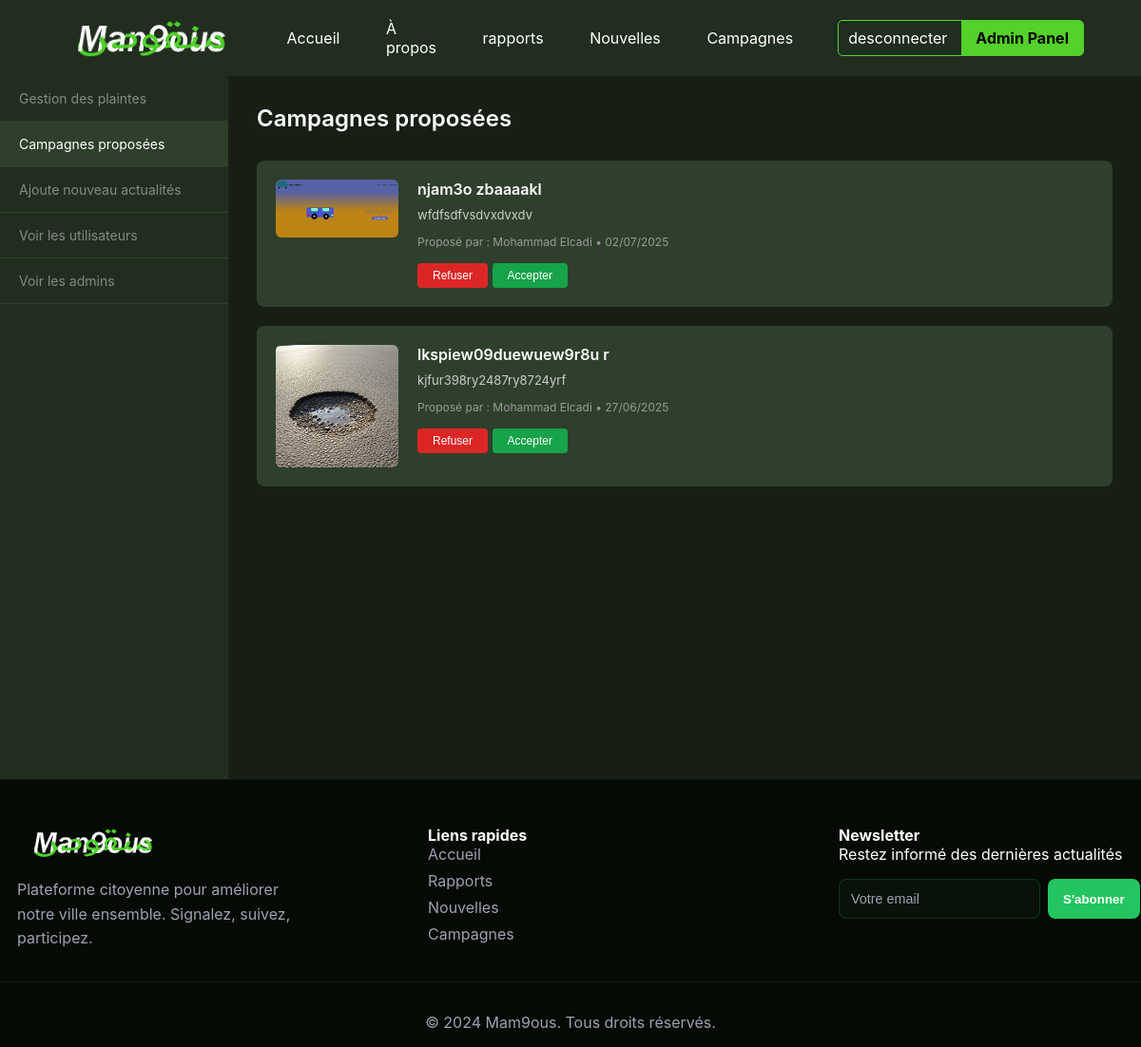
The app's page /admin/activiteProposées.php (signed in) with its own data.
### tables this page shows
CREATE TABLE `activity` (
  `activite_id` int(11) NOT NULL,
  `title` varchar(255) NOT NULL,
  `description` varchar(255) NOT NULL,
  `event_date` date NOT NULL,
  `activity_status` varchar(50) NOT NULL,
  `activity_photo` varchar(255) NOT NULL,
  `activity_location_` varchar(255) NOT NULL,
  `activity_category` varchar(255) NOT NULL,
  `commune_id` int(11) NOT NULL,
  `user_id` int(11) DEFAULT NULL,
  `admin_id` int(11) DEFAULT NULL
);

CREATE TABLE `users` (
  `user_id` int(11) NOT NULL,
  `first_name` varchar(255) NOT NULL,
  `last_name` varchar(255) NOT NULL,
  `email` varchar(255) NOT NULL,
  `phone_number` varchar(200) NOT NULL,
  `password` varchar(255) NOT NULL,
  `CNI_number` varchar(50) NOT NULL,
  `address_` varchar(255) NOT NULL,
  `commune_id` int(11) NOT NULL
);

### admin/scriptPhp/script_activiteProposées.php (called while the page is built, shortened)
<?php
include("../confige/DbConnect.php");
$sql = "SELECT a.*, u.first_name, u.last_name
        FROM activity a
        JOIN users u ON a.user_id = u.user_id
        WHERE a.activity_status = 'en attente'
        ORDER BY a.event_date DESC";
$stmt = $pdo->prepare($sql);
$stmt->execute();
$activities = $stmt->fetchAll(PDO::FETCH_ASSOC);

### admin/activiteProposées.php (the view, shortened to what this page needs)
<?php
include("scriptPHP/script_activiteProposées.php");
?>
<!DOCTYPE html>
<html lang="fr">
<head>
  <link rel="stylesheet" href="style/activiteProposées.css">
</head>
<body>
  <?php
  include("../includs/header.php");
  ?>
  <div class="main-layout">
    <?php
    include("../includs/slider.php");
    ?>
    <main class="content">
      <div class="content-header">
        <h1 class="content-title">Campagnes proposées</h1>
      </div>
      <div class="campaigns-grid">
        <?php foreach ($activities as $activity):
          ?>
          <div class="campaign-card">
            <img
              src="../user/<?= htmlspecialchars($activity['activity_photo']) ?>"
              alt="Image activité"
              class="campaign-image" />
            <div class="campaign-content">
              <h3 class="campaign-title">
                <?= htmlspecialchars($activity['title']) ?>
              </h3>
              <p class="campaign-description">
                <?= nl2br(htmlspecialchars($activity['description'])) ?>
              </p>
              <div class="campaign-meta">
                Proposé par : <?= htmlspecialchars($activity['first_name'] . ' ' . $activity['last_name']) ?> •
                <?= date('d/m/Y', strtotime($activity['event_date'])) ?>
              </div>
              <form method="POST" action="">
                <button name="action" value="refuser" class="btn btn-reject">Refuser</button>
                <button name="action" value="accepter" class="btn btn-accept">Accepter</button>
              </form>
            </div>
          </div>
        <?php endforeach; ?>
      </div>
    </main>
  </div>
  <?php
  include("../includs/footer.php");
  ?>
</body>
</html>

### includs/header.php (shortened to what this page needs)
<!DOCTYPE html>
<html lang="en">
<head>
  <link rel="stylesheet" href="/man9ous/man9ous-/includs/style/header.css" />
</head>
<body>
  <header>
    <div class="log">
      <img src="/man9ous/man9ous-/img/Man9ous_w.png" alt="">
    </div>
    <nav>
      <a href="/man9ous/man9ous-/index.php#Accueil">Accueil</a>
      <a href="/man9ous/man9ous-/index.php#mission">À propos</a>
      <a href="/man9ous/man9ous-/index.php#reports">rapports</a>
      <a href="/man9ous/man9ous-/index.php#news">Nouvelles</a>
      <a href="/man9ous/man9ous-/index.php#campaigns">Campagnes</a>
    </nav>
    <div class="auth-buttons">
      <?php if (isset($_SESSION['role']) && $_SESSION['role'] === 'admin'): ?>
        <a href="/man9ous/man9ous-/user/desconnecter.php" class="login-btn">desconnecter</a>
        <a  class="signup-btn" href="/man9ous/man9ous-/admin/ProblemSignaler.php">Admin Panel</a>
      <?php else: ?>
        <a class="login-btn" href="/man9ous/man9ous-/user/signalerProblem.php">signaler un probleme</a>
        <a class="signup-btn" href="/man9ous/man9ous-/user/inscription.php">Créer un compte</a>
      <?php endif; ?>
    </div>
  </header>
</body>
</html>

### includs/slider.php (shortened to what this page needs)
<?php
$currentPage = basename($_SERVER['PHP_SELF']);
$filter = $_GET['filter'] ?? '';
?>
<!DOCTYPE html>
<html lang="en">
<head>
  <link rel="stylesheet" href="../includs//style/slider.css">
</head>
<body>
  <aside class="sidebar">
    <a href="ProblemSignaler.php" class="sidebar-item <?= ($currentPage === 'ProblemSignaler.php') ? 'active' : '' ?>">Gestion des plaintes</a>
    <a href="activiteProposées.php" class="sidebar-item <?= ($currentPage === 'activiteProposées.php') ? 'active' : '' ?>">Campagnes proposées</a>
    <a href="ajouteUnNouvell.php" class="sidebar-item <?= ($currentPage === 'ajouteUnNouvell.php') ? 'active' : '' ?>">Ajoute nouveau actualités</a>
    <a href="listeDeL'étulisateure.php?filter=users" class="sidebar-item <?= ($currentPage === "listeDeL'étulisateure.php" && $filter === 'users') ? 'active' : '' ?>">Voir les utilisateurs</a>
    <a href="listeDeL'étulisateure.php?filter=admins" class="sidebar-item <?= ($currentPage === "listeDeL'étulisateure.php" && $filter === 'admins') ? 'active' : '' ?>">Voir les admins</a>
  </aside>
</body>
</html>

### includs/footer.php (shortened to what this page needs)
<!DOCTYPE html>
<html lang="en">
  <head>
    <link rel="stylesheet" href="/man9ous/man9ous-/includs/style/footer.css">
  </head>
  <body>
    <footer class="footer">
      <div class="container">
        <div class="footer-content">
          <div class="footer-section">
            <div class="footer-logo">
              <img src="../img/Man9ous_w.png" alt="">
            </div>
            <p class="footer-description">
              Plateforme citoyenne pour améliorer notre ville ensemble.
              Signalez, suivez, participez.
            </p>
          </div>
          <div class="footer-section">
            <h4>Liens rapides</h4>
            <ul class="footer-links">
              <li><a href="#accueil">Accueil</a></li>
              <li><a href="#rapports">Rapports</a></li>
              <li><a href="#nouvelles">Nouvelles</a></li>
              <li><a href="#campagnes">Campagnes</a></li>
            </ul>
          </div>
          <div class="footer-section">
            <h4>Newsletter</h4>
            <p>Restez informé des dernières actualités</p>
            <div class="newsletter-form">
              <input
                type="email"
                placeholder="Votre email"
                class="newsletter-input"
              />
              <button class="newsletter-btn">S'abonner</button>
            </div>
          </div>
        </div>
        <div class="footer-bottom">
          <p>&copy; 2024 Mam9ous. Tous droits réservés.</p>
        </div>
      </div>
    </footer>
  </body>
</html>

### admin/style/activiteProposées.css (style rules this page uses)
* { margin: 0; padding: 0; box-sizing: border-box; text-decoration: none; text-transform: capitalize; }
body { font-family: -apple-system, BlinkMacSystemFont, "Segoe UI", Roboto, sans-serif; background-color: #171f14; color: white; overflow-x: hidden; }
.main-layout { display: flex; min-height: calc(100vh - 60px); }
.content { flex: 1; padding: 30px; background-color: #171f14; }
.content-header { margin-bottom: 30px; }
.content-title { font-size: 24px; font-weight: 600; color: white; }
.campaigns-grid { display: flex; flex-direction: column; gap: 20px; }
.campaign-card { background-color: #2e402b; border-radius: 8px; padding: 20px; display: flex; gap: 20px; align-items: flex-start; }
.campaign-image { width: 15%; border-radius: 6px; object-fit: cover; flex-shrink: 0; }
.campaign-content { flex: 1; }
.campaign-title { font-size: 16px; font-weight: 600; color: white; margin-bottom: 8px; }
.campaign-description { font-size: 13px; color: #ccc; line-height: 1.4; margin-bottom: 12px; }
.campaign-meta { font-size: 12px; color: #999; margin-bottom: 15px; }
.btn { padding: 6px 16px; border: none; border-radius: 4px; font-size: 12px; cursor: pointer; transition: all 0.3s; font-weight: 500; }
.btn-reject { background-color: #dc2626; color: white; }
.btn-accept { background-color: #16a34a; color: white; }

### includs/style/header.css (style rules this page uses)
* { margin: 0; padding: 0; box-sizing: border-box; text-decoration: none; text-transform: none; }
header { padding: 0 5% 0; position: sticky; top: 0px; z-index: 1000; height: 10vh; width: 100%; background-color: #212d1e; display: flex; justify-content: space-between; align-items: center; }
header .log { width: 18%; display: flex; align-items: center; cursor: pointer; }
header .log img { width: 100%; }
header nav { width: 45%; display: flex; justify-content: center; align-items: center; gap: 10%; }
header nav a { color: #ffff; transition: 0.3s ease-in-out; }
header .auth-buttons { border: 1px solid #54d12b; padding-left: 10px; display: flex; align-items: center; border-radius: 5px; }
header .auth-buttons .login-btn { background: none; border: none; color: #ffff; cursor: pointer; margin-right: 15px; display: flex; align-items: center; gap: 5px; }
header .auth-buttons .signup-btn { background-color: #54d12b; color: var(--dark-green); border: none; color: #000000; padding: 8px 15px; border-radius: 0px 4px 4px 0px; cursor: pointer; font-weight: bold; }

### includs/style/slider.css (style rules this page uses)
.sidebar { width: 20%; background-color: #212e1f; padding: 0; position: sticky; top: 10vh; left: 0px; z-index: 10; }
.sidebar-item { display: block; width: 100%; padding: 15px 20px; color: #888; cursor: pointer; transition: all 0.3s; font-size: 14px; border-bottom: 1px solid #2e402b; }
.sidebar-item.active { background-color: #2e402b; color: white; }

### includs/style/footer.css (style rules this page uses)
.footer { background: #050a05; border-top: 1px solid rgba(34, 197, 94, 0.1); padding: 3rem 0 1rem; }
.footer .footer-content { display: flex; justify-content: space-around; grid-template-columns: repeat(auto-fit, minmax(250px, 1fr)); gap: 6rem; margin-bottom: 2rem; }
.footer-section { width: 25%; }
.footer-section img { color: #22c55e; font-size: 1.1rem; font-weight: 600; margin-bottom: 1rem; }
.footer-logo { width: 52%; }
.footer-logo img { width: 100%; height: auto; display: block; margin-bottom: 0; }
.footer-description { margin-top: 20px; color: #9ca3af; line-height: 1.6; }
.footer-links { list-style: none; }
.footer-links li { margin-bottom: 0.5rem; }
.footer-links a { color: #9ca3af; text-decoration: none; transition: color 0.3s ease; }
.newsletter-form { display: flex; gap: 0.5rem; margin-top: 1rem; }
.newsletter-input { flex: 1; padding: 0.75rem; border: 1px solid rgba(34, 197, 94, 0.2); border-radius: 8px; background: rgba(15, 26, 15, 0.5); color: #ffffff; font-size: 0.9rem; }
.newsletter-input::placeholder { color: #9ca3af; }
.newsletter-btn { background: #22c55e; color: #ffffff; border: none; padding: 0.75rem 1rem; border-radius: 8px; font-weight: 600; cursor: pointer; transition: background-color 0.3s ease; }
.footer-bottom { text-align: center; padding-top: 2rem; border-top: 1px solid rgba(34, 197, 94, 0.1); color: #9ca3af; }

### records on screen
activity: activity_photo (picture), title "njam3o zbaaaakl", description "wfdfsdfvsdvxdvxdv", user.last_name "Mohammad Elcadi", event_date "02/07/2025"
activity: activity_photo (picture), title "lkspiew09duewuew9r8u r", description "kjfur398ry2487ry8724yrf", user.last_name "Mohammad Elcadi", event_date "27/06/2025"
